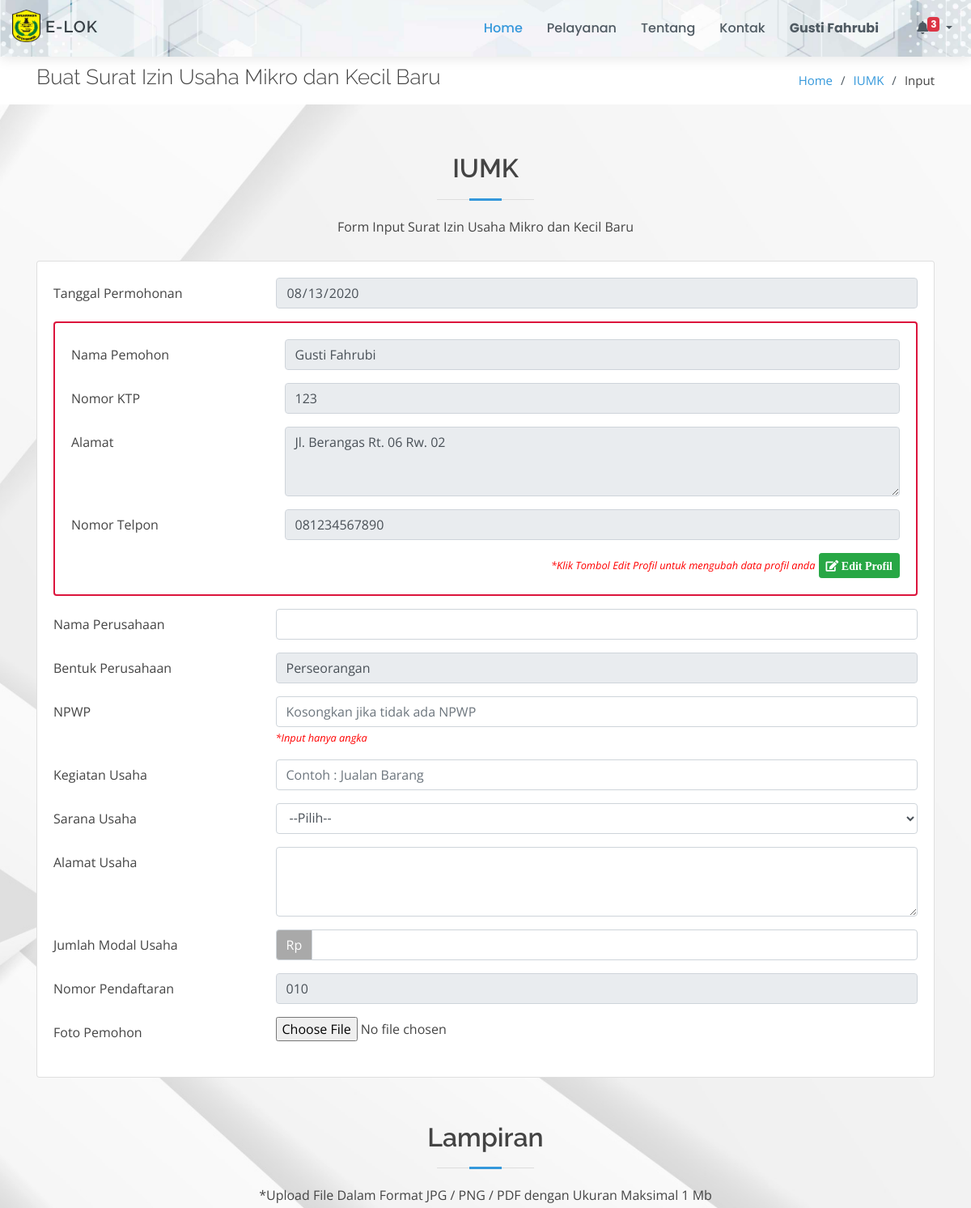
Page /page/iumk/input-iumk (signed in, upper part) on the earlier database version.
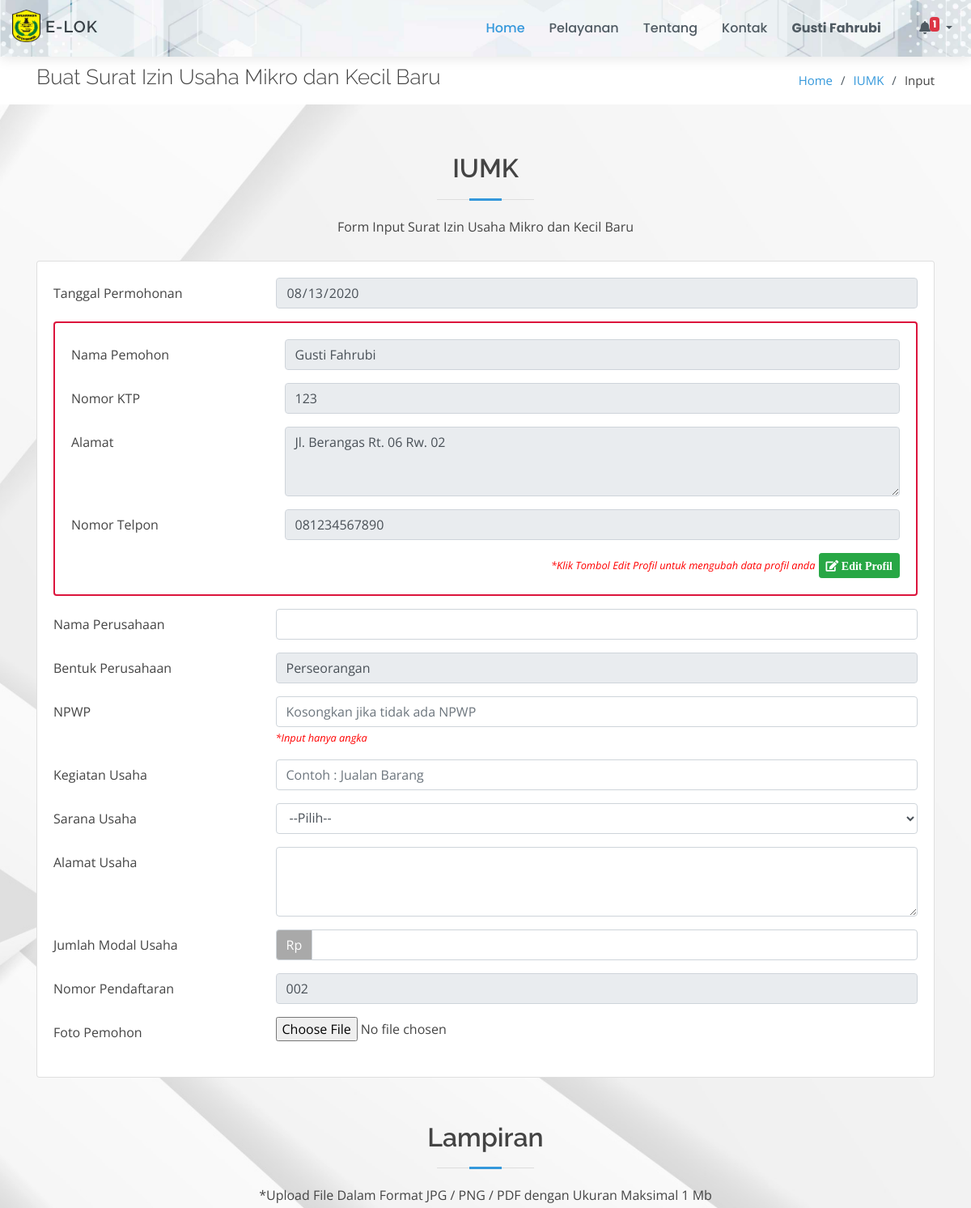
Same page on the later database version.
### tables this page shows
CREATE TABLE `nomor_urut_iumk` (
  `id_no` int(11) NOT NULL,
  `nomor_urut` varchar(10) NOT NULL
);

### config/config.php (called while the page is built, shortened)
<?php
function base_url($url = null)
{
	$base_url = "http://localhost/layanan-kecamatan";
	if ($url != null) {
		return $base_url . "/" . $url;
	} else {
		return $base_url;
	}
}

### page/iumk/input-iumk.php (the view, shortened to what the changed rows need)
<!DOCTYPE html>
<html lang="en">
<?php
include_once "../../config/config.php";
include_once "../../template/ui/head.php";
$ceknoiumk    = $koneksi->query("SELECT * FROM nomor_urut_iumk")->fetch_array();
$nourut       = $ceknoiumk['nomor_urut'];
?>
<body>
    <?php include_once "../../template/ui/header.php"; ?>
    <main id="main">
        <section id="breadcrumbs" class="breadcrumbs">
            <div class="container">
                <div class="d-flex justify-content-between align-items-center">
                    <h2>Buat Surat Izin Usaha Mikro dan Kecil Baru</h2>
                </div>
            </div>
        </section>
        <section id="services" class="services graform">
            <div class="container">
                <div class="section-title">
                    <h2>IUMK</h2>
                </div>
                <form action="" method="POST" enctype="multipart/form-data" class="form-input">
                    <div class="row">
                        <div class="col-md-12">
                            <div class="card">
                                <div class="card-body">
                                    <div class="form-group row">
                                        <div class="col-sm-9">
                                            <input type="text" name="nomor_pendaftaran" id="nomor_pendaftaran" class="form-control" readonly value="<?= sprintf('%03s', $nourut) ?>">
                                        </div>
                                    </div>
                                </div>
                            </div>
                        </div>
                    </div>
                    <div class="section-title" style="margin-top: 5%;">
                        <h2>Lampiran</h2>
                    </div>
                </form>
            </div>
        </section>
    </main>
</body>
</html>

### template/ui/header.php (shortened to what the changed rows need)
<header id="header" class="fixed-top d-flex align-items-center">
    <div class="container-fluid d-flex align-items-center">
        <div class="logo mr-auto">
            <h1>
                <a href="<?= base_url(); ?>"> <img src="<?= base_url() ?>/assets/img/logo-bjm.png" style="width: 35px; height: 40px; margin-top: -6px;"> E-LOK</a>
            </h1>
        </div>
        <nav class="nav-menu d-none d-lg-block">
            <ul>
                <?php if (!isset($_SESSION['id_masyarakat'])) { ?>
                    <li>
                        <a href="<?= base_url('login') ?>"><b>Login</b></a>
                    </li>
                <?php } else { ?>
                    <li class="dropdown">
                        <a href="#" class="dropdown-toggle" id="dropdownMenuButton" data-toggle="dropdown" aria-haspopup="true" aria-expanded="false">
                            <i class="fa fa-bell"></i>
                            <?php
                            $dataiumk = $koneksi->query("SELECT * FROM iumk WHERE id_masyarakat = '$_SESSION[id_masyarakat]' AND kelengkapan = 'Tidak Lengkap' ORDER BY id_iumk DESC");
                            $jmliumk = mysqli_num_rows($dataiumk);
                            $datasktubaru = $koneksi->query("SELECT * FROM sktu_baru WHERE id_masyarakat = '$_SESSION[id_masyarakat]' AND kelengkapan = 'Tidak Lengkap' ORDER BY id_sktu DESC");
                            $jmlsktubaru = mysqli_num_rows($datasktubaru);
                            $datasktuppj = $koneksi->query("SELECT * FROM sktu_perpanjangan WHERE id_masyarakat = '$_SESSION[id_masyarakat]' AND kelengkapan = 'Tidak Lengkap' ORDER BY id_sktu DESC");
                            $jmlsktuppj = mysqli_num_rows($datasktuppj);
                            $data1 = $koneksi->query("SELECT * FROM riwayat_tgl_sktu WHERE id_masyarakat = '$_SESSION[id_masyarakat]'");
                            foreach ($data1 as $r1) {
                                $ceknotif = $koneksi->query("SELECT * FROM sktu_perpanjangan WHERE nomor_sktu = '$r1[nomor_sktu]' AND id_masyarakat = '$r1[id_masyarakat]'");
                                if (mysqli_num_rows($ceknotif) === 0) {
                                    if (!empty($r1['terakhir_diperpanjang']) and $r1['terakhir_diperpanjang'] != '0000-00-00') {
                                        $datanotifsktuppj = $koneksi->query("SELECT * FROM riwayat_tgl_sktu WHERE nomor_sktu NOT IN (SELECT nomor_sktu FROM sktu_perpanjangan) AND ((terakhir_diperpanjang - CURRENT_DATE()) <= 30 AND (terakhir_diperpanjang - CURRENT_DATE()) > 0) OR ((CURRENT_DATE() >= terakhir_diperpanjang) AND (CURRENT_DATE() <= (SELECT terakhir_diperpanjang + INTERVAL 6 MONTH))) OR (CURRENT_DATE() >= (SELECT terakhir_diperpanjang + INTERVAL 6 MONTH))");
                                        $jmlnotifsktuppj = mysqli_num_rows($datanotifsktuppj);
                                    }
                                }
                            }
                            $jmltotal = $jmliumk + $jmlsktubaru + $jmlsktuppj + $jmlnotifsktuppj;
                            ?>
                            <?php if ($jmltotal != 0) { ?>
                                <sup class="badge badge-danger" style="padding: 10%; height: auto; margin-left: -5px; padding-top: 3px; padding-bottom: 3px;">
                                    <?= $jmltotal; ?>
                                </sup>
                            <?php } ?>
                        </a>
                    </li>
                <?php } ?>
            </ul>
        </nav>
    </div>
</header>

Differences in the rows shown:
changed nomor_urut_iumk: nomor_pendaftaran "010" → "002"
Other differences:
$jmltotal: "3" → "1"
